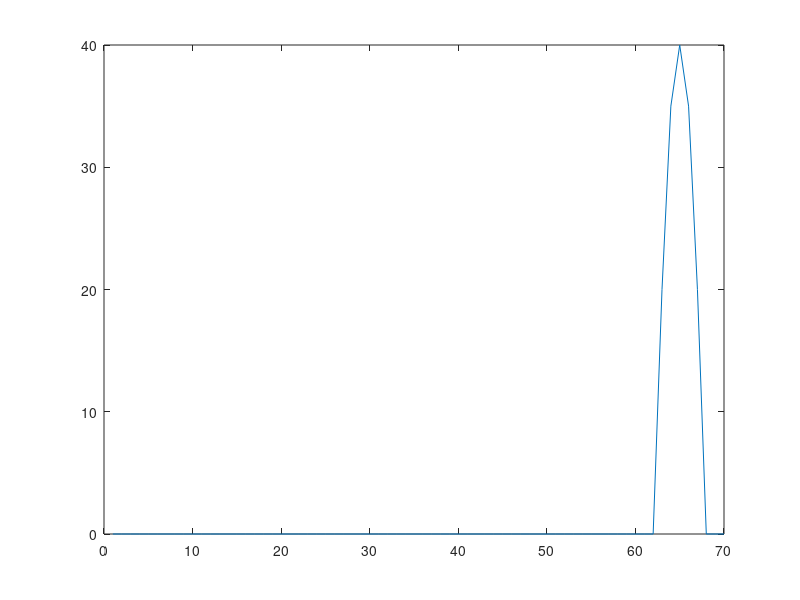

Write the MATLAB code that produced this figure.
expEvent(:, 1) = 1:70; % timestamps
expEvent(:, 2) = [zeros(62, 1); 20; 35; 40; 35; 20; zeros(3, 1)]; % data
plot(expEvent(:, 1), expEvent(:, 2)) 
